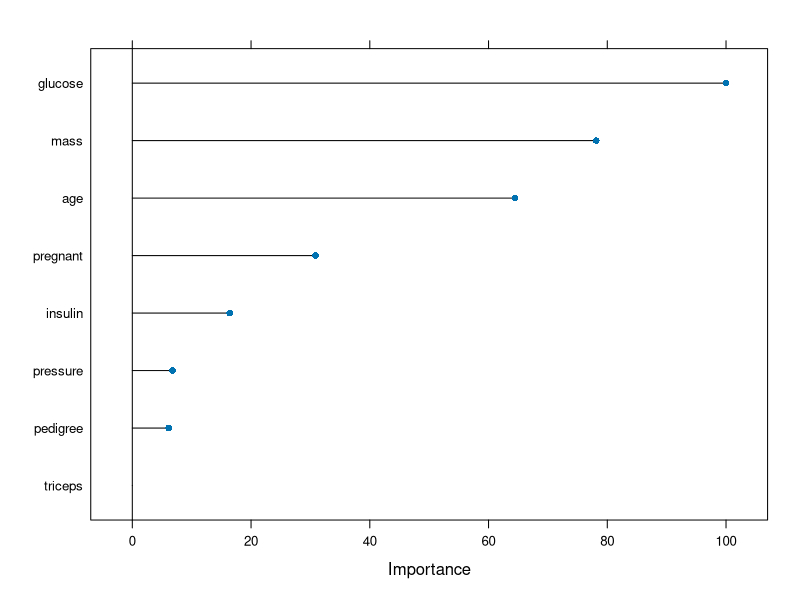
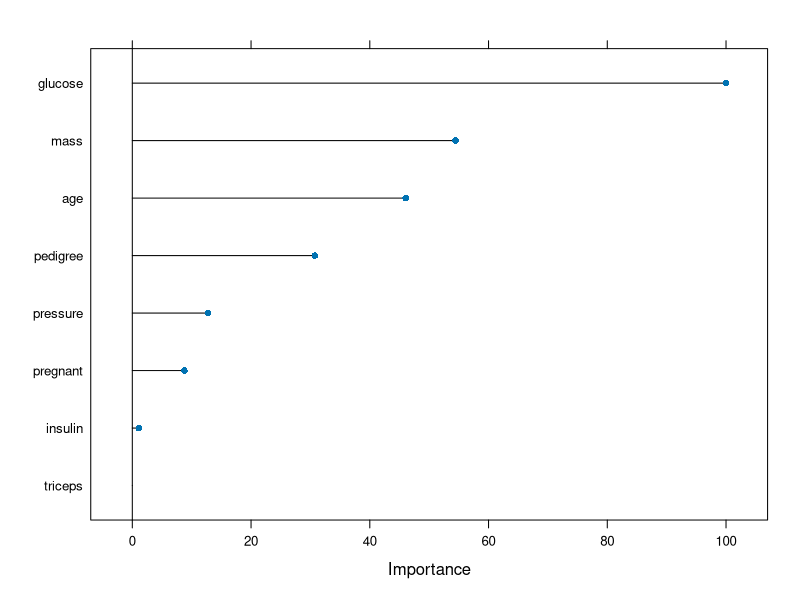
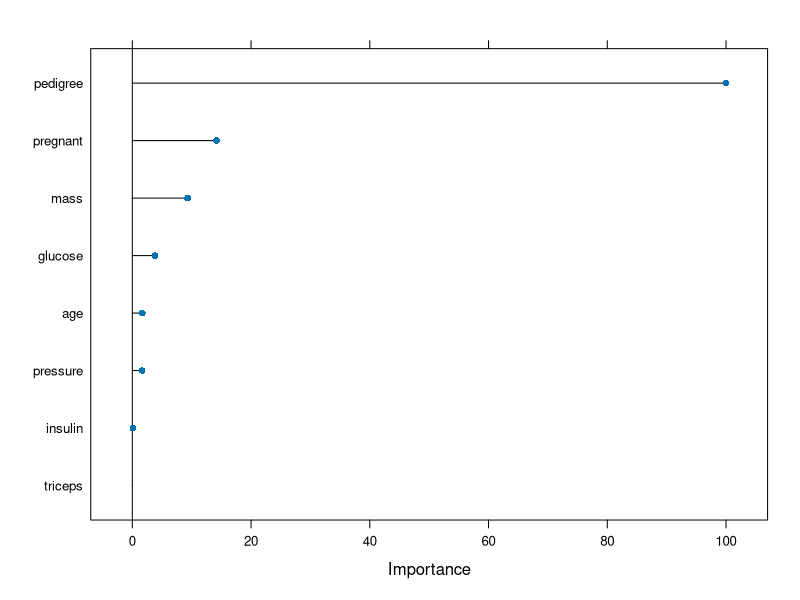
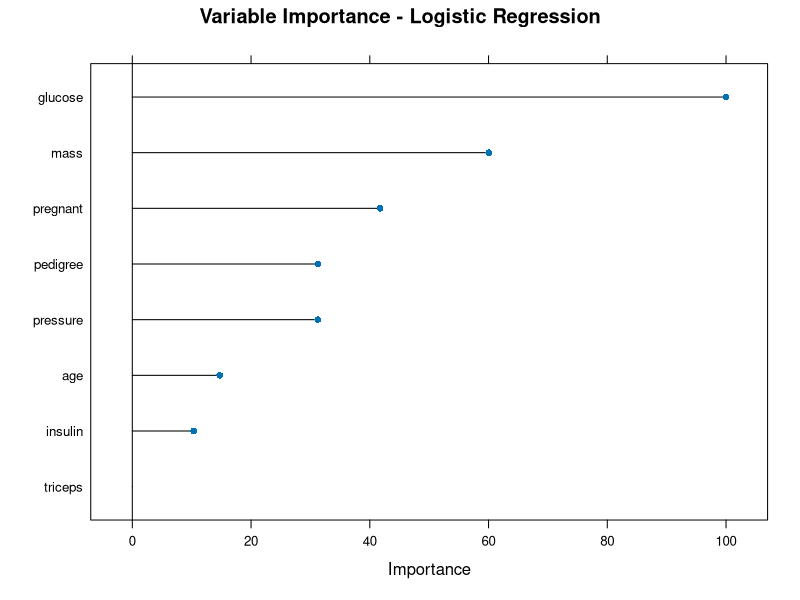

Write R code to recreate these figures, in order.
## ---- chunk 1
knitr::opts_chunk$set(message = FALSE, warning = FALSE)
## ---- chunk 2
library(caret)
library(mlbench)
library(tidyverse)
data(PimaIndiansDiabetes)
df <- tibble(PimaIndiansDiabetes)
## ---- chunk 3
library(caret)
# Set the target variable
df <- df %>% rename(target=diabetes)

splitIndex <- createDataPartition(df$target, p = .80, 
                                  list = FALSE)
df_train <- df[ splitIndex,]
df_test <- df[-splitIndex,]


df <- df %>% 
  mutate(target = as.factor(target))
#Decision Tree 
model1 <- train(target~., data=df_train, 
                method = "rpart2",
                maxdepth=3)
pred <- predict(model1, df_test)
cm <- confusionMatrix(data = pred, reference = df_test$target, positive = "pos")
cm$overall[1]

#Forest 

model2 <- train(target~., data=df_train, 
                method = "rf",
                ntree = 1000) 
pred <- predict(model2, df_test)
cm <- confusionMatrix(data = pred, reference = df_test$target, positive = "pos")
cm$overall[1]

varImp(model1)
varImp(model2)

plot(varImp(model1))
plot(varImp(model2))

## ---- chunk 4

library(caret)
library(glmnet)


# Train glmnet model
glmnet_model <- train(
  target ~ .,
  data = df_train,
  method = "glmnet",
  trControl = trainControl(method = "cv", number = 5)
)

# View model
glmnet_model

# Predictions on test set
pred_glmnet <- predict(glmnet_model, newdata = df_test)

# Confusion matrix
cm_glmnet <- confusionMatrix(
  data = pred_glmnet,
  reference = df_test$target
)

# Accuracy
cm_glmnet$overall["Accuracy"]

plot(varImp(glmnet_model))
## ---- chunk 5
library(caret)

# Logistic Regression
log_model <- train(
  target ~ .,
  data = df_train,
  method = "glm",
  family = "binomial"
)

log_pred <- predict(log_model, df_test)

log_cm <- confusionMatrix(log_pred, df_test$target)

log_acc <- log_cm$overall["Accuracy"]

# Variable Importance
plot(varImp(log_model),
     main = "Variable Importance - Logistic Regression")


# K-Nearest Neighbors
knn_model <- train(
  target ~ .,
  data = df_train,
  method = "knn",
  preProcess = c("center", "scale")
)

knn_pred <- predict(knn_model, df_test)

knn_cm <- confusionMatrix(knn_pred, df_test$target)

knn_acc <- knn_cm$overall["Accuracy"]


# Compare Accuracies
data.frame(
  Model = c("Logistic Regression", "KNN"),
  Accuracy = c(log_acc, knn_acc)
)
